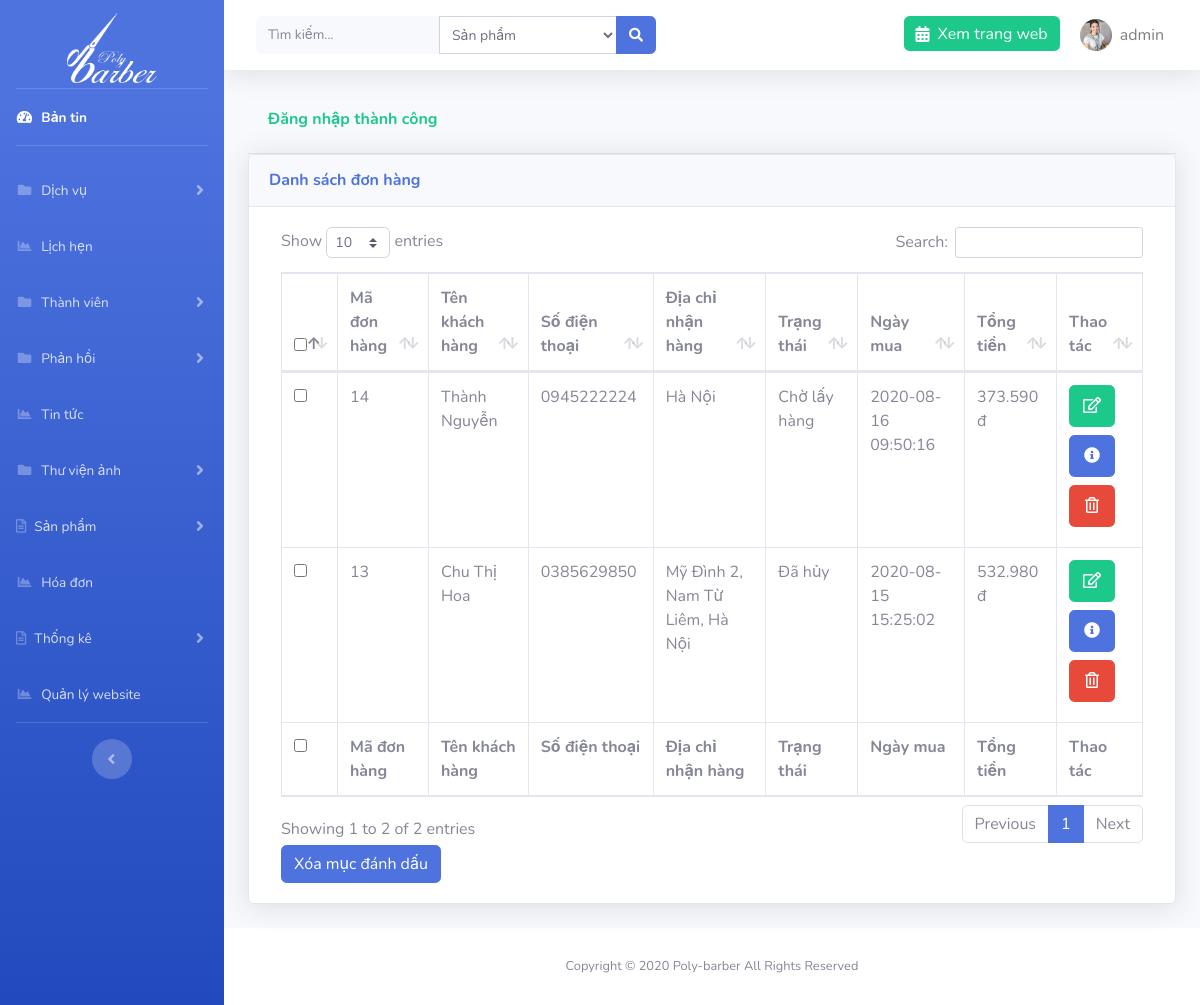
Screenshot of /admin/?page=order (signed in) with the database file from the repository.
### tables this page shows
CREATE TABLE `setting` (
  `id` int(11) NOT NULL,
  `logo` varchar(191) NOT NULL,
  `file_ico` varchar(191) NOT NULL,
  `title` varchar(191) NOT NULL,
  `introduce` text NOT NULL,
  `slogan` varchar(191) NOT NULL
);

CREATE TABLE `orders` (
  `id` int(11) NOT NULL,
  `id_user` int(11) NOT NULL,
  `status` varchar(191) NOT NULL,
  `address` varchar(255) NOT NULL,
  `phone` varchar(11) NOT NULL,
  `created_at` timestamp NOT NULL DEFAULT current_timestamp() ON UPDATE current_timestamp()
);

CREATE TABLE `users` (
  `id` int(11) NOT NULL,
  `account` varchar(191) NOT NULL,
  `password` varchar(191) NOT NULL,
  `name` varchar(191) NOT NULL,
  `address` varchar(255) NOT NULL,
  `phone` varchar(11) NOT NULL,
  `email` varchar(191) NOT NULL,
  `role` int(1) NOT NULL,
  `images` varchar(191) DEFAULT NULL,
  `code` varchar(191) DEFAULT NULL,
  `time_code` int(11) DEFAULT NULL
);

### libs/database.php (called while the page is built, shortened)
<?php
function connection()
{
    try {
       $conn = new PDO("mysql:host=localhost; dbname=polybarber; charset=utf8", "root", "");
    } catch (PDOException $e) {
        echo "Lỗi Kết nối" . $e->getMessage();
    }
    return $conn;
}
function query_exe($sql) {
    $conn = connection();
    try {
        $stmt = $conn->prepare($sql);
        $stmt->execute();
        $result = $stmt->fetchAll(PDO::FETCH_ASSOC);
        return $result;
    } catch (PDOException $e) {
        echo "Lỗi dữ liệu" . $e->getMessage();
    } finally {
        unset($conn);
    }
}
function query_limit($sql) {
    $conn = connection();
    try {
        $stmt = $conn->prepare($sql);
        $stmt->execute();
        $result = $stmt->fetch(PDO::FETCH_ASSOC);
        return $result;
    } catch (PDOException $e) {
        echo "Lỗi dữ liệu" . $e->getMessage();
    } finally {
        unset($conn);
    }
}

### libs/setting.php (called while the page is built, shortened)
<?php
require_once "database.php";
function list_limit_setting(){
    $sql = "SELECT * from setting order by id limit 0,1";
    return query_limit($sql);
}

### libs/order.php (called while the page is built, shortened)
<?php
require_once "database.php";
function list_all_order(){
    $sql = "SELECT orders.*, name from orders inner join users on users.id= orders.id_user ORDER BY id DESC";
    return query_exe($sql);
}

### libs/order-detail.php (called while the page is built, shortened)
<?php
function list_all_detail($order){
    $sql = "SELECT order_detail.*, name,images,price,sale from order_detail inner join products on products.id= order_detail.id_product
    where id_order = $order
     ORDER BY id DESC";
    return query_exe($sql);
}

### admin/orders/index.php (the view, shortened to what this page needs)
<?php
$order = list_all_order();
?>
<div class="container-fluid">
    <?php if (isset($_SESSION['message'])) : ?>
        <div class="card-header py-3 text-success">
            <h6 class="font-weight-bold"><?= $_SESSION['message'] ?></h6>
        </div>
    <?php endif; ?>
    <div class="card shadow mb-4">
        <div class="card-header py-3">
            <h6 class="m-0 font-weight-bold text-primary">Danh sách đơn hàng</h6>
        </div>
        <div class="card-body">
            <div class="table-responsive">
                <form action="" method="POST" class="col-md-12">
                    <table class="table table-bordered" id="dataTable" width="100%" cellspacing="0">
                        <thead>
                            <tr>
                                <th>
                                    <input type="checkbox" name="checkall" class="checkall">
                                </th>
                                <th>Mã đơn hàng</th>
                                <th>Tên khách hàng</th>
                                <th>Số điện thoại</th>
                                <th>Địa chỉ nhận hàng</th>
                                <th>Trạng thái</th>
                                <th>Ngày mua</th>
                                <th>Tổng tiền</th>
                                <th>Thao tác</th>
                            </tr>
                        </thead>
                        <tfoot>
                            <tr>
                            <th>
                                <input type="checkbox" name="checkall" class="checkall">
                                </th>
                                <th>Mã đơn hàng</th>
                                <th>Tên khách hàng</th>
                                <th>Số điện thoại</th>
                                <th>Địa chỉ nhận hàng</th>
                                <th>Trạng thái</th>
                                <th>Ngày mua</th>
                                <th>Tổng tiền</th>
                                <th>Thao tác</th>
                            </tr>
                        </tfoot>
                        <tbody>
                            <?php foreach ($order as $o) : ?>
                                <tr>
                                    <td>
                                        <input type="checkbox" name="id[]" id="" value="<?= $o['id'] ?>">
                                    </td>
                                    <td><?= $o['id'] ?></td>
                                    <td><?= $o['name'] ?></td>
                                    <td><?= $o['phone'] ?></td>
                                    <td><?= $o['address'] ?></td>
                                    <td><?= $o['status'] ?></td>
                                    <td><?= $o['created_at'] ?></td>
                                    <?php  $detail = list_all_detail($o['id']);
                                    $total=0;
                                    foreach($detail as $d){
                                        $price_new=$d['price']-($d['price']*$d['sale']);
                                        $total += $d['quantity']*$price_new;
                                    }
                                    ?>
                                    <td><?=number_format($total,0,',','.').' đ';?></td>
                                    <td>
                                        <a href="<?= ROOT ?>admin/?page=order&action=edit&id=<?= $o['id'] ?>" class="btn btn-success d-block p-2 w-75 mb-2"><i class="far fa-edit"></i></a>
                                        <a href="<?= ROOT ?>admin/?page=order&action=detail&id=<?= $o['id'] ?>" class="btn btn-primary d-block p-2 w-75 mb-2"><i class="fas fa-info-circle"></i></a>
                                        <a href="<?= ROOT ?>admin/?page=order&id=<?= $o['id'] ?>" onclick="return confirm('Bạn có chắc muốn xóa không')" class="btn btn-danger d-block p-2 w-75 mb-2"><i class="far fa-trash-alt"></i></a>
                                    </td>
                                </tr>
                            <?php endforeach; ?>
                        </tbody>
                    </table>
                    <button type="submit" class="btn btn-primary" id="btndel-category" name="btn-del">Xóa mục đánh dấu</button>
                </form>
            </div>
        </div>
    </div>
</div>

### admin/template/header.php (shortened to what this page needs)
<?php $setting = list_limit_setting(); ?>
<!DOCTYPE html>
<html lang="en">
<head>
    <link href="resource/vendor/fontawesome-free/css/all.min.css" rel="stylesheet" type="text/css">
    <link rel="stylesheet" href="resource/vendor/select2.min.css" />
<link rel="stylesheet" href="https://maxcdn.bootstrapcdn.com/bootstrap/4.4.1/css/bootstrap.min.css">
    <link href="resource/css/sb-admin-2.css" rel="stylesheet">
    <link href="resource/vendor/datatables/dataTables.bootstrap4.min.css" rel="stylesheet">
</head>
<body id="page-top">
    <div id="wrapper">
        <ul class="navbar-nav bg-gradient-primary sidebar sidebar-dark accordion" id="accordionSidebar">
            <a class="sidebar-brand d-flex align-items-center justify-content-center mb-3 pt-5" href="<?=ROOT?>admin">
                <img src="../images/<?=$setting['logo']?>" alt="logo" width="90" height="70">
            </a>
            <hr class="sidebar-divider my-0">
            <li class="nav-item active">
                <a class="nav-link" href="<?= ROOT ?>admin">
                    <i class="fas fa-fw fa-tachometer-alt"></i>
                    <span>Bản tin</span></a>
            </li>
            <hr class="sidebar-divider">
            <li class="nav-item">
                <a class="nav-link collapsed" href="#" data-toggle="collapse" data-target="#collapsePages" aria-expanded="true" aria-controls="collapsePages">
                    <i class="fas fa-fw fa-folder"></i>
                    <span>Dịch vụ</span>
                </a>
            </li>
            <li class="nav-item">
                <a class="nav-link" href="<?= ROOT ?>admin/?page=appointment">
                    <i class="fas fa-fw fa-chart-area"></i>
                    <span>Lịch hẹn</span></a>
            </li>
             <li class="nav-item">
                <a class="nav-link collapsed" href="#" data-toggle="collapse" data-target="#collapsePages2" aria-expanded="true" aria-controls="collapsePages">
                    <i class="fas fa-fw fa-folder"></i>
                    <span>Thành viên</span>
                </a>
            </li>
             <li class="nav-item">
                <a class="nav-link collapsed" href="#" data-toggle="collapse" data-target="#collapsePages3" aria-expanded="true" aria-controls="collapsePages">
                    <i class="fas fa-fw fa-folder"></i>
                    <span>Phản hồi</span>
                </a>
            </li>
               <li class="nav-item">
                <a class="nav-link" href="<?= ROOT ?>admin/?page=new">
                    <i class="fas fa-fw fa-chart-area"></i>
                    <span>Tin tức</span></a>
            </li>
  <li class="nav-item">
                <a class="nav-link collapsed" href="#" data-toggle="collapse" data-target="#collapsePages4" aria-expanded="true" aria-controls="collapsePages">
                    <i class="fas fa-fw fa-folder"></i>
                    <span>Thư viện ảnh</span>
                </a>
            </li>
            <li class="nav-item">
                <a class="nav-link collapsed" href="#" data-toggle="collapse" data-target="#collapseTwo" aria-expanded="true" aria-controls="collapseTwo">
                    <i class="far fa-file-alt"></i>
                    <span>Sản phẩm</span>
                </a>
            </li>
            <li class="nav-item">
                <a class="nav-link" href="<?= ROOT ?>admin/?page=order">
                    <i class="fas fa-fw fa-chart-area"></i>
                    <span>Hóa đơn</span></a>
            </li>
            <li class="nav-item">
                <a class="nav-link collapsed" href="#" data-toggle="collapse" data-target="#collapseTwo1" aria-expanded="true" aria-controls="collapseTwo">
                    <i class="far fa-file-alt"></i>
                    <span>Thống kê</span>
                </a>
            </li>
               <li class="nav-item">
                <a class="nav-link" href="<?= ROOT ?>admin/?page=setting">
                    <i class="fas fa-fw fa-chart-area"></i>
                    <span>Quản lý website</span></a>
            </li>
            <hr class="sidebar-divider d-none d-md-block">
            <div class="text-center d-none d-md-inline">
                <button class="rounded-circle border-0" id="sidebarToggle"></button>
            </div>
        </ul>
        <div id="content-wrapper" class="d-flex flex-column">
            <div id="content">
                <nav class="navbar navbar-expand navbar-light bg-white topbar mb-4 static-top shadow">
                    <form class="d-none d-sm-inline-block form-inline mr-auto ml-md-3 my-2 my-md-0 mw-100 navbar-search" method="POST" action="<?= ROOT ?>admin/search.php">
                        <div class="input-group">
                            <input name="keyword" type="text" title="Vui lòng nhập nội dung tìm kiếm" class="form-control bg-light border-0 small" placeholder="Tìm kiếm..." aria-label="Search" aria-describedby="basic-addon2" required>
                            <select name="select_search" id="" class="form-control form-control-sm select-search">
                        <option value="1">Sản phẩm</option>
                    </select>
                            <div class="input-group-append">
                                <button class="btn btn-primary" type="submit">
                                    <i class="fas fa-search fa-sm"></i>
                                </button>
                            </div>
                        </div>
                    </form>
                    <ul class="navbar-nav ml-auto">
                        <li class="nav-item no-arrow">
                            <a href="<?=ROOT?>" class="nav-link bg-success text-white h-50 mt-3 rounded"><i class="fas fa-calendar-alt mr-2"></i>Xem trang web</a>
                        </li>
                        <li class="nav-item dropdown no-arrow">
                            <a class="nav-link dropdown-toggle" href="" id="userDropdown" role="button" data-toggle="dropdown" aria-haspopup="true" aria-expanded="false">
                                <img class="img-profile rounded-circle" src="../images/users/<?=$_SESSION['user']['images']?>">
                                <span class="ml-2 mr-2 text-black-50"><?=$_SESSION['user']['account']?></span>
                            </a>
                        </li>
                    </ul>
                </nav>

### rows the page displays
setting: logo (picture)
orders: id "14", id_user.name "Thành Nguyễn", phone "0945222224", address "Hà Nội", status "Chờ lấy hàng", created_at "2020-08-16 09:50:16", total "373.590"
orders: id "13", id_user.name "Chu Thị Hoa", phone "0385629850", address "Mỹ Đình 2, Nam Từ Liêm, Hà Nội", status "Đã hủy", created_at "2020-08-15 15:25:02", total "532.980"

### other values shown
$_SESSION['user']['account'] "admin"
$_SESSION['message'] "Đăng nhập thành công"
